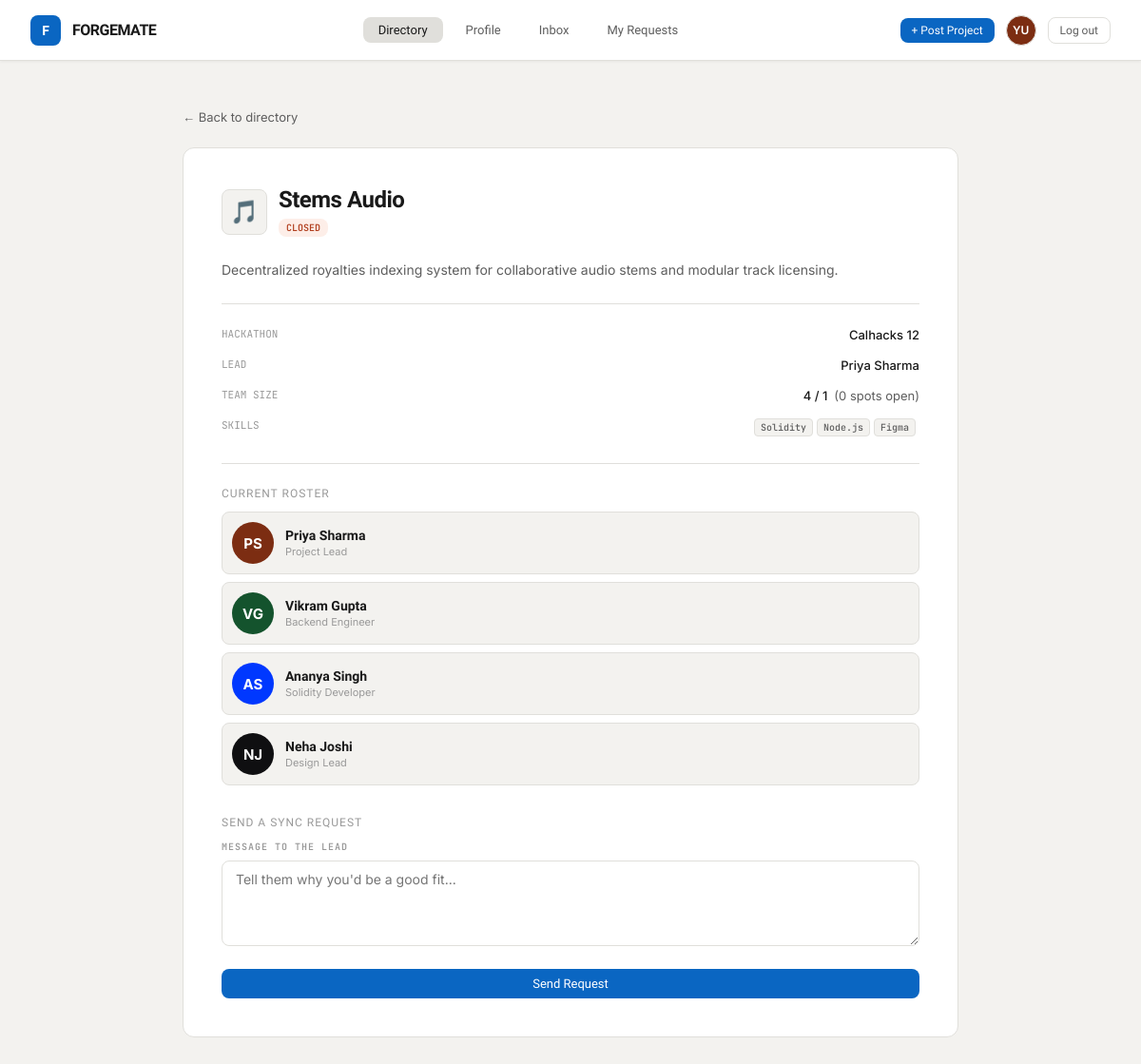
/project/6 (signed in), run on the app's committed database.
### models.py (models this page shows, shortened)
class User(UserMixin, db.Model):
    id = db.Column(db.Integer, primary_key=True)
    username = db.Column(db.String(50), unique=True, nullable=False)
    email = db.Column(db.String(120), unique=True, nullable=False)
    password_hash = db.Column(db.String(255), nullable=False)
    full_name = db.Column(db.String(120))
    role_title = db.Column(db.String(150), default="")
    location = db.Column(db.String(120), default="")
    github_url = db.Column(db.String(200), default="")
    website_url = db.Column(db.String(200), default="")
    bio = db.Column(db.Text, default="")
    created_at = db.Column(db.DateTime, default=datetime.utcnow)
    skills = db.relationship(
        "Skill", backref="user", cascade="all, delete-orphan", lazy="dynamic"
    )
    led_projects = db.relationship(
        "Project", backref="lead", foreign_keys="Project.lead_id", lazy="dynamic"
    )
    memberships = db.relationship(
        "ProjectMember", backref="user", cascade="all, delete-orphan", lazy="dynamic"
    )
    @property
    def display_name(self):
        return self.full_name or self.username
    @property
    def initials(self):
        parts = [p for p in self.display_name.split() if p]
        if not parts:
            return "?"
        if len(parts) == 1:
            return parts[0][:2].upper()
        return (parts[0][0] + parts[1][0]).upper()
    @property
    def avatar_color(self):
        palette = ["#0038FF", "#14532D", "#7C2D12", "#55555C", "#0F0F11"]
        return palette[self.id % len(palette)]
    @property
    def pending_inbox_count(self):
        return JoinRequest.query.join(Project).filter(
            Project.lead_id == self.id, JoinRequest.status == "pending"
        ).count()

class Project(db.Model):
    id = db.Column(db.Integer, primary_key=True)
    title = db.Column(db.String(150), nullable=False)
    description = db.Column(db.Text, default="")
    event = db.Column(db.String(150), default="")
    tags = db.Column(db.String(300), default="")  # comma separated
    icon_emoji = db.Column(db.String(10), default="🔗")
    lead_id = db.Column(db.Integer, db.ForeignKey("user.id"), nullable=False)
    created_at = db.Column(db.DateTime, default=datetime.utcnow)
    manual_status = db.Column(db.String(20), default="")  # "", "open", "closing", "full"
    max_members = db.Column(db.Integer, default=None)     # total team size cap (includes lead)
    roles = db.relationship(
        "ProjectRole", backref="project", cascade="all, delete-orphan", lazy="dynamic"
    )
    members = db.relationship(
        "ProjectMember", backref="project", cascade="all, delete-orphan", lazy="dynamic"
    )
    requests = db.relationship(
        "JoinRequest", backref="project", cascade="all, delete-orphan", lazy="dynamic"
    )
    @property
    def tag_list(self):
        return [t.strip() for t in (self.tags or "").split(",") if t.strip()]
    @property
    def open_roles(self):
        return self.roles.filter_by(filled=False).all()
    @property
    def spots_open(self):
        current = self.members.count() + 1  # +1 for lead
        if self.max_members is not None:
            return max(0, self.max_members - current)
        return len(self.open_roles)
    @property
    def status(self):
        if self.manual_status in ("open", "closing", "full"):
            return self.manual_status
        remaining = self.spots_open
        if remaining <= 0:
            return "full"
        if remaining == 1:
            return "closing"
        return "open"
    @property
    def status_label(self):
        return {"open": "OPEN", "closing": "CLOSING", "full": "CLOSED"}.get(self.status, self.status.upper())
    @property
    def team_size(self):
        if self.max_members is not None:
            return self.max_members
        return 1 + self.roles.count()  # lead + every role slot (filled or not)
    @property
    def filled_count(self):
        return self.members.count() + 1
    def pending_request_for(self, user_id):
        return self.requests.filter_by(applicant_id=user_id, status="pending").first()
    def is_member(self, user_id):
        if self.lead_id == user_id:
            return True
        return self.members.filter_by(user_id=user_id).first() is not None

class ProjectMember(db.Model):
    id = db.Column(db.Integer, primary_key=True)
    project_id = db.Column(db.Integer, db.ForeignKey("project.id"), nullable=False)
    user_id = db.Column(db.Integer, db.ForeignKey("user.id"), nullable=False)
    role_label = db.Column(db.String(150), default="")
    is_lead = db.Column(db.Boolean, default=False)
    joined_at = db.Column(db.DateTime, default=datetime.utcnow)

### app.py (the view)
@app.route("/project/<int:project_id>")
@login_required
def project_detail(project_id):
    project = Project.query.get_or_404(project_id)
    pending_request = project.pending_request_for(current_user.id)
    user_is_lead = project.lead_id == current_user.id
    user_is_member = project.is_member(current_user.id)
    return render_template(
        "project_detail.html",
        project=project,
        pending_request=pending_request,
        user_is_lead=user_is_lead,
        user_is_member=user_is_member,
    )

### app.py (called while the page is built)
@login_manager.user_loader
def load_user(user_id):
    return User.query.get(int(user_id))

@app.context_processor
def inject_active_page():
    section_map = {
        "directory": "directory", "project_detail": "directory", "new_project": "directory",
        "my_profile": "profile", "view_profile": "profile", "edit_profile": "profile",
        "inbox": "inbox",
        "my_requests": "my_requests",
    }
    return {"active_page": section_map.get(request.endpoint, "")}

### templates/project_detail.html (shortened to what this page needs)
{% extends "base.html" %}
{% block content %}
<div class="detail-container">
  <a class="detail-back" href="{{ url_for('directory') }}">← Back to directory</a>
  <div class="detail-card">
    <div class="proj-info-cell">
      <div class="proj-icon-box lg">{{ project.icon_emoji }}</div>
      <div>
        <h1 style="font-family:'Plus Jakarta Sans',sans-serif; font-size:24px; font-weight:700; letter-spacing:-0.5px;">{{ project.title }}</h1>
        <div class="proj-sub-text" style="margin-top:6px;"><span class="badge badge-{{ project.status }}">{{ project.status_label }}</span></div>
      </div>
    </div>
    <p style="margin-top:24px; color:var(--text-sec); font-size:14px; line-height:1.6;">{{ project.description }}</p>
    <div class="detail-meta-list">
      <div class="detail-meta-item">
        <span class="detail-meta-label">Hackathon</span>
        <span class="detail-meta-val">{{ project.event }}</span>
      </div>
      <div class="detail-meta-item">
        <span class="detail-meta-label">Lead</span>
        <span class="detail-meta-val"><a href="{{ url_for('view_profile', username=project.lead.username) }}">{{ project.lead.display_name }}</a></span>
      </div>
      <div class="detail-meta-item">
        <span class="detail-meta-label">Team size</span>
        <span class="detail-meta-val">{{ project.filled_count }} / {{ project.team_size }} &nbsp;<span style="color:var(--text-sec); font-weight:400;">({{ project.spots_open }} spot{{ "" if project.spots_open == 1 else "s" }} open)</span></span>
      </div>
      <div class="detail-meta-item">
        <span class="detail-meta-label">Skills</span>
        <span class="detail-meta-val">
          {% for t in project.tag_list %}<span class="tag-mono">{{ t }}</span>{% endfor %}
        </span>
      </div>
    </div>
    <div class="detail-section-title">Current Roster</div>
    <div class="roster-row">
      <div class="req-avatar-circle" style="background:{{ project.lead.avatar_color }};">{{ project.lead.initials }}</div>
      <div>
        <div class="proj-title-text">{{ project.lead.display_name }}</div>
        <div class="proj-sub-text">Project Lead</div>
      </div>
    </div>
    {% for m in project.members %}
    <div class="roster-row">
      <div class="req-avatar-circle" style="background:{{ m.user.avatar_color }};">{{ m.user.initials }}</div>
      <div>
        <div class="proj-title-text">{{ m.user.display_name }}</div>
        <div class="proj-sub-text">{{ m.role_label }}</div>
      </div>
    </div>
    {% endfor %}
    {% if user_is_lead %}
    <div class="detail-section-title" style="margin-top:32px;">Manage Project</div>
    <div class="manage-panel">
      <div class="manage-row">
        <div>
          <div class="manage-label">Set Status</div>
          <div class="manage-sub">Override the auto-computed status shown in the directory.</div>
        </div>
        <form method="post" action="{{ url_for('set_project_status', project_id=project.id) }}" style="display:flex; gap:8px; flex-wrap:wrap; align-items:center;">
          <select class="form-select" name="status" style="width:auto; padding:8px 12px;">
            <option value="auto" {% if not project.manual_status %}selected{% endif %}>Auto (roles-based)</option>
            <option value="open"    {% if project.manual_status == 'open'    %}selected{% endif %}>Open</option>
            <option value="closing" {% if project.manual_status == 'closing' %}selected{% endif %}>Closing Soon</option>
            <option value="full"    {% if project.manual_status == 'full'    %}selected{% endif %}>Full</option>
          </select>
          <button class="btn btn-secondary btn-sm" type="submit">Update</button>
        </form>
      </div>
      <p style="font-size:13px; color:var(--text-sec); margin-top:8px;">Review join requests in your <a href="{{ url_for('inbox') }}" style="color:var(--accent);">inbox →</a></p>
    </div>
    {% elif user_is_member %}
    <div class="empty-state" style="margin-top:32px; padding:24px;">
      <p>You're already on this team!</p>
    </div>
    {% elif pending_request %}
    <div class="empty-state" style="margin-top:32px; padding:24px;">
      <p>Your sync request is pending review from the project lead.</p>
    </div>
    {% else %}
    <div class="detail-section-title" style="margin-top:32px;">Send a Sync Request</div>
    <form method="post" action="{{ url_for('apply_to_project', project_id=project.id) }}">
      <div class="form-group">
        <label class="form-label">Message to the lead</label>
        <textarea class="form-textarea" name="message" placeholder="Tell them why you'd be a good fit..."></textarea>
      </div>
      <button class="btn btn-primary btn-block" type="submit">Send Request</button>
    </form>
    {% endif %}
  </div>
</div>
{% endblock %}

### templates/base.html (shortened to what this page needs)
<!DOCTYPE html>
<html lang="en">
<head>
<link rel="stylesheet" href="{{ url_for('static', filename='css/style.css') }}">
</head>
<body>
<nav>
  <a class="nav-logo" href="{{ url_for('landing') }}">
    <div class="nav-logo-icon">F</div>
    <span class="nav-logo-text">FORGEMATE</span>
  </a>
  {% if current_user.is_authenticated %}
  <div class="nav-links">
    <a class="nav-link {{ 'active' if active_page=='directory' }}" href="{{ url_for('directory') }}">Directory</a>
    <a class="nav-link {{ 'active' if active_page=='profile' }}" href="{{ url_for('my_profile') }}">Profile</a>
    <a class="nav-link {{ 'active' if active_page=='inbox' }}" href="{{ url_for('inbox') }}">
      Inbox
    </a>
    <a class="nav-link {{ 'active' if active_page=='my_requests' }}" href="{{ url_for('my_requests') }}">My Requests</a>
  </div>
  <div class="nav-actions">
    <a class="btn btn-primary btn-sm" href="{{ url_for('new_project') }}">+ Post Project</a>
    <a class="nav-avatar" style="background:{{ current_user.avatar_color }};" href="{{ url_for('my_profile') }}" title="{{ current_user.display_name }}">{{ current_user.initials }}</a>
    <a class="btn btn-ghost btn-sm" href="{{ url_for('logout') }}">Log out</a>
  </div>
  {% else %}
  <div class="nav-links"></div>
  <div class="nav-actions">
    <a class="btn btn-ghost btn-sm" href="{{ url_for('login') }}">Log in</a>
    <a class="btn btn-primary btn-sm" href="{{ url_for('register') }}">Sign up free →</a>
  </div>
  {% endif %}
</nav>
<div class="page">
  {% block content %}{% endblock %}
</div>
</body>
</html>

### data on the page
User: initials "YU"
Project: icon_emoji "🎵", title "Stems Audio", status_label "CLOSED", description "Decentralized royalties indexing system for collaborative audio stems and modular track licensing.", event "Calhacks 12", team_size "1", spots_open "0", max_members "s"
User: lead.display_name "Priya Sharma", lead.initials "PS"
ProjectMember: user.initials "VG", user.display_name "Vikram Gupta", role_label "Backend Engineer"
ProjectMember: user.initials "AS", user.display_name "Ananya Singh", role_label "Solidity Developer"
ProjectMember: user.initials "NJ", user.display_name "Neha Joshi", role_label "Design Lead"

### other printed values
{{ project.filled_count }} "4"
{{ t }} "Solidity" "Node.js" "Figma"
